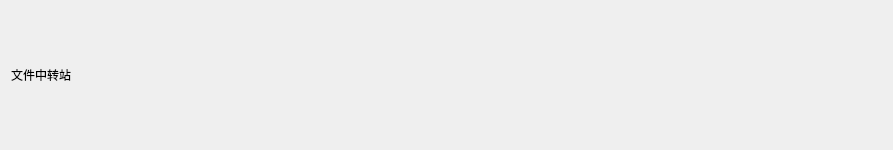
<?xml version="1.0" encoding="UTF-8"?>
<ui version="4.0">
 <class>TransferHubWidget</class>
 <widget class="QWidget" name="TransferHubWidget">
  <property name="geometry">
   <rect>
    <x>0</x>
    <y>0</y>
    <width>893</width>
    <height>150</height>
   </rect>
  </property>
  <property name="windowTitle">
   <string>Form</string>
  </property>
  <property name="styleSheet">
   <string notr="true">QWidget{
border-radius: 20px;
}</string>
  </property>
  <layout class="QGridLayout" name="gridLayout_2">
   <item row="0" column="0">
    <widget class="QLabel" name="label">
     <property name="text">
      <string>文件中转站</string>
     </property>
    </widget>
   </item>
  </layout>
 </widget>
 <resources/>
 <connections/>
</ui>
